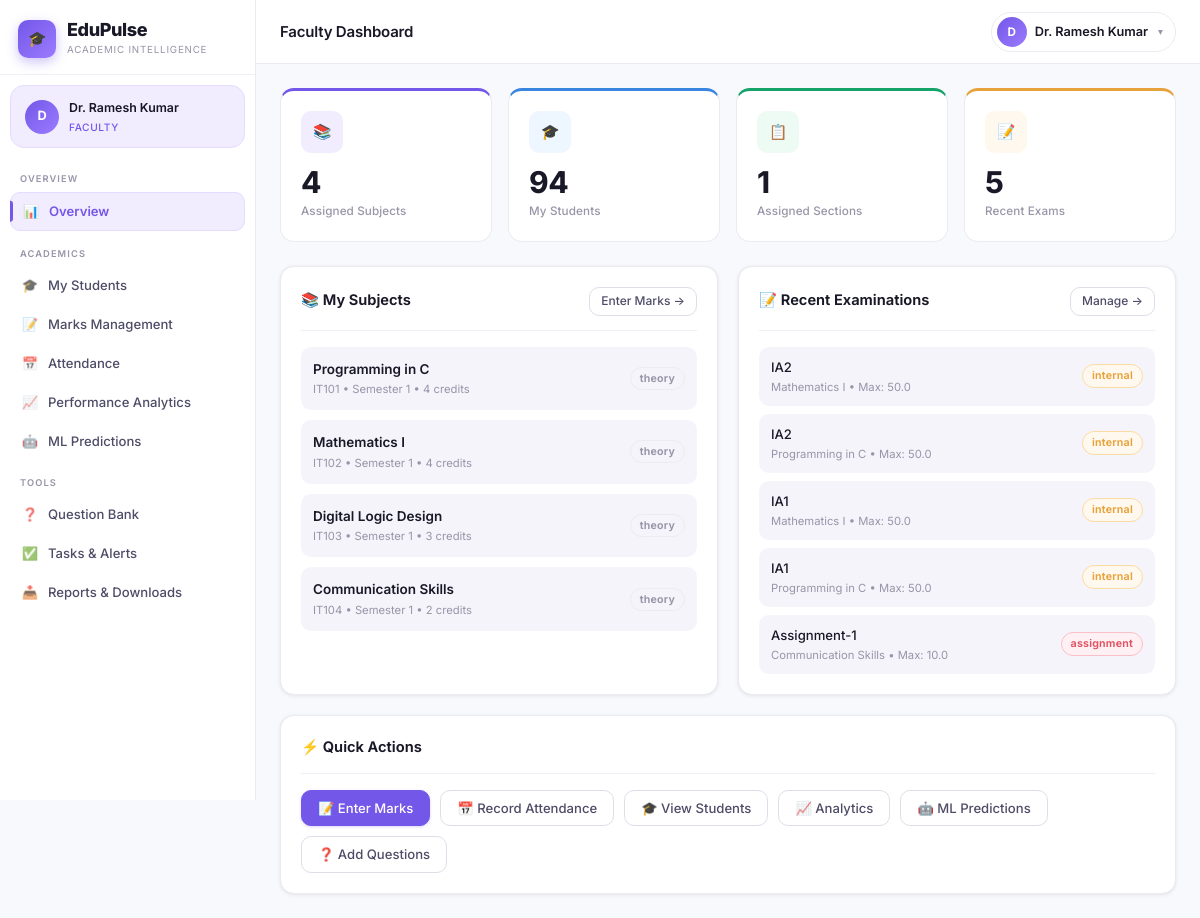
/faculty/dashboard (signed in), run on an earlier commit of the app's database.
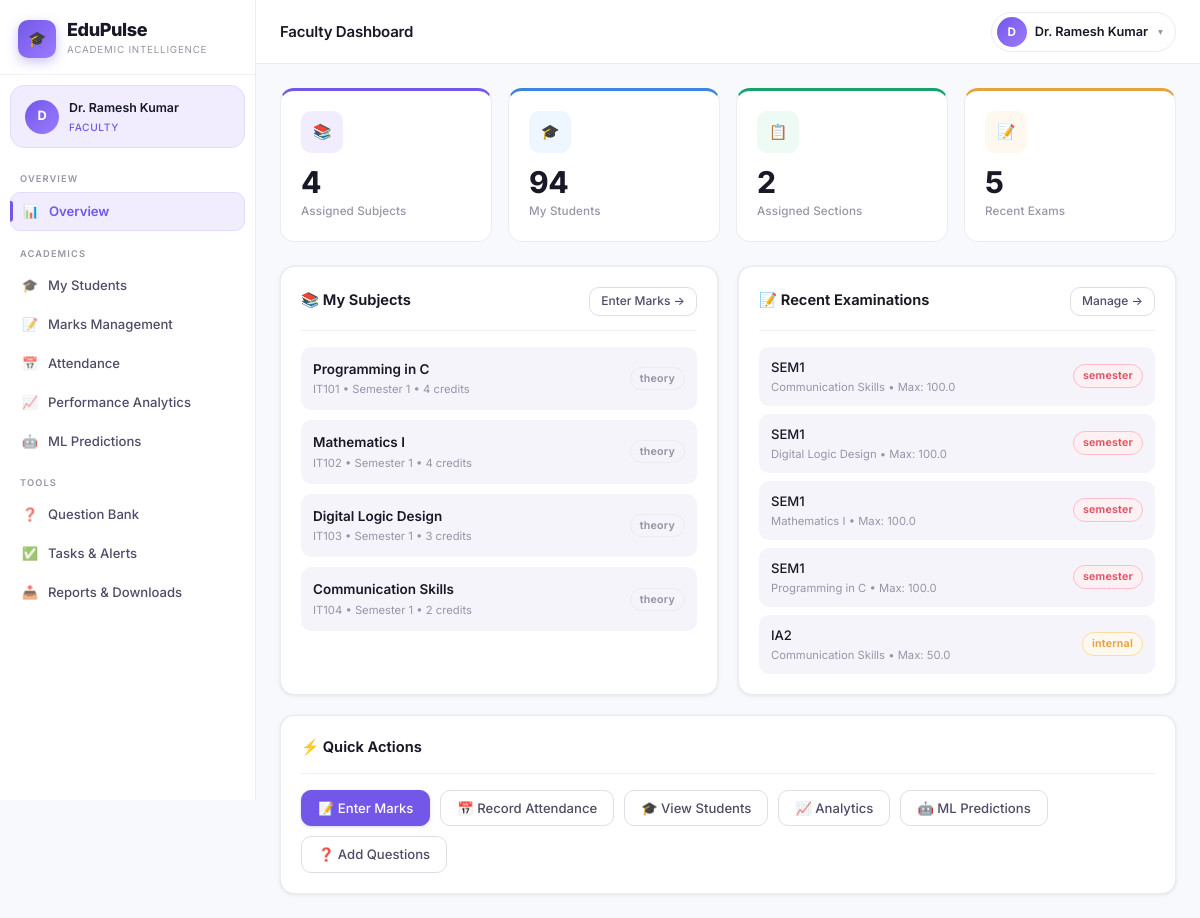
And on a later commit of the database.
### models.py (models this page shows)
class Subject(db.Model):
    __tablename__ = 'subjects'
    id = db.Column(db.Integer, primary_key=True)
    code = db.Column(db.String(20), nullable=False)
    name = db.Column(db.String(100), nullable=False)
    department_id = db.Column(db.Integer, db.ForeignKey('departments.id'), nullable=False)
    semester = db.Column(db.Integer, nullable=False)
    credits = db.Column(db.Integer, default=3)
    subject_type = db.Column(db.String(20), default='theory')  # theory, lab, project
    is_active = db.Column(db.Boolean, default=True)
    examinations = db.relationship('Examination', backref='subject', lazy=True)
    marks = db.relationship('Mark', backref='subject', lazy=True)
    attendance_records = db.relationship('AttendanceRecord', backref='subject', lazy=True)
    questions = db.relationship('Question', backref='subject', lazy=True)
    __table_args__ = (db.UniqueConstraint('code', 'department_id', 'semester', name='uq_subject_dept_sem'),)

class Examination(db.Model):
    __tablename__ = 'examinations'
    id = db.Column(db.Integer, primary_key=True)
    subject_id = db.Column(db.Integer, db.ForeignKey('subjects.id'), nullable=False)
    name = db.Column(db.String(100), nullable=False)  # e.g. "IA1", "IA2", "Semester Exam"
    exam_type = db.Column(db.String(30), nullable=False)  # 'internal', 'semester', 'assignment'
    max_marks = db.Column(db.Float, nullable=False)
    weightage = db.Column(db.Float, default=1.0)
    exam_date = db.Column(db.Date)
    semester = db.Column(db.Integer)
    academic_year_id = db.Column(db.Integer, db.ForeignKey('academic_years.id'))
    section_id = db.Column(db.Integer, db.ForeignKey('sections.id'))
    is_active = db.Column(db.Boolean, default=True)
    created_at = db.Column(db.DateTime, default=datetime.utcnow)
    academic_year = db.relationship('AcademicYear', backref='examinations')
    section = db.relationship('Section', backref='examinations')
    marks = db.relationship('Mark', backref='examination', lazy=True)

### routes/faculty.py (the view)
@faculty_bp.route('/dashboard')
@faculty_required
def dashboard():
    fac = get_current_faculty()
    if not fac:
        flash('Faculty profile not found.', 'danger')
        return redirect(url_for('auth.login'))
    sections = get_faculty_sections(fac)
    subjects = get_faculty_subjects(fac)
    students = get_faculty_students(fac)
    recent_exams = []
    if subjects:
        recent_exams = Examination.query.filter(
            Examination.subject_id.in_([s.id for s in subjects])
        ).order_by(Examination.created_at.desc()).limit(5).all()
    return render_template('faculty/dashboard.html',
                           faculty=fac,
                           sections=sections,
                           subjects=subjects,
                           student_count=len(students),
                           recent_exams=recent_exams)

### routes/faculty.py (called while the page is built)
def faculty_required(f):
    @wraps(f)
    def decorated(*args, **kwargs):
        if not current_user.is_authenticated or current_user.role != 'faculty':
            flash('Faculty access required.', 'danger')
            return redirect(url_for('auth.login'))
        return f(*args, **kwargs)
    return login_required(decorated)

def get_current_faculty():
    return Faculty.query.filter_by(user_id=current_user.id).first()

def get_faculty_sections(fac):
    assignments = FacultySubjectAssignment.query.filter_by(faculty_id=fac.id, is_active=True).all()
    section_ids = list({a.section_id for a in assignments if a.section_id})
    if section_ids:
        return Section.query.filter(Section.id.in_(section_ids), Section.is_active == True).all()
    if fac.department_id:
        return Section.query.filter_by(department_id=fac.department_id, is_active=True).all()
    return []

### templates/faculty/dashboard.html (shortened to what this page needs)
{% extends 'base.html' %}
{% from 'macros/nav.html' import faculty_nav %}
{% block page_title %}Faculty Dashboard{% endblock %}
{% block nav %}{{ faculty_nav() }}{% endblock %}
{% block content %}
<div class="stat-grid">
  <div class="stat-card purple">
    <div class="stat-icon purple">📚</div>
    <div class="stat-value">{{ subjects|length }}</div>
    <div class="stat-label">Assigned Subjects</div>
  </div>
  <div class="stat-card blue">
    <div class="stat-icon blue">🎓</div>
    <div class="stat-value">{{ student_count }}</div>
    <div class="stat-label">My Students</div>
  </div>
  <div class="stat-card green">
    <div class="stat-icon green">📋</div>
    <div class="stat-value">{{ sections|length }}</div>
    <div class="stat-label">Assigned Sections</div>
  </div>
  <div class="stat-card orange">
    <div class="stat-icon orange">📝</div>
    <div class="stat-value">{{ recent_exams|length }}</div>
    <div class="stat-label">Recent Exams</div>
  </div>
</div>
<div class="grid-2" style="gap:20px;">
  <div class="card">
    <div class="card-header">
      <div class="card-title">📚 My Subjects</div>
      <a href="{{ url_for('faculty.marks') }}" class="btn btn-secondary btn-sm">Enter Marks →</a>
    </div>
    {% if subjects %}
    <div style="display:flex; flex-direction:column; gap:10px;">
      {% for s in subjects %}
      <div style="display:flex; justify-content:space-between; align-items:center; padding:12px; background:var(--bg-surface2); border-radius:var(--radius-md);">
        <div>
          <div style="font-weight:600; color:var(--text-primary); font-size:0.9rem;">{{ s.name }}</div>
          <div class="text-xs text-muted">{{ s.code }} • Semester {{ s.semester }} • {{ s.credits }} credits</div>
        </div>
        <span class="badge {{ 'badge-purple' if s.subject_type == 'lab' else 'badge-muted' }}">{{ s.subject_type }}</span>
      </div>
      {% endfor %}
    </div>
    {% else %}
    <div class="empty-state"><div class="empty-icon">📚</div><div class="empty-title">No subjects assigned yet</div><div class="empty-text">Contact admin to assign subjects</div></div>
    {% endif %}
  </div>
  <div class="card">
    <div class="card-header">
      <div class="card-title">📝 Recent Examinations</div>
      <a href="{{ url_for('faculty.marks') }}" class="btn btn-secondary btn-sm">Manage →</a>
    </div>
    {% if recent_exams %}
    <div style="display:flex; flex-direction:column; gap:8px;">
      {% for e in recent_exams %}
      <div style="display:flex; justify-content:space-between; align-items:center; padding:10px 12px; background:var(--bg-surface2); border-radius:var(--radius-md);">
        <div>
          <div style="font-weight:500; color:var(--text-primary); font-size:0.875rem;">{{ e.name }}</div>
          <div class="text-xs text-muted">{{ e.subject.name if e.subject else '—' }} • Max: {{ e.max_marks }}</div>
        </div>
        <span class="badge {{ 'badge-warning' if e.exam_type == 'internal' else 'badge-danger' }}">{{ e.exam_type }}</span>
      </div>
      {% endfor %}
    </div>
    {% else %}
    <div class="empty-state"><div class="empty-icon">📝</div><div class="empty-title">No examinations created</div><a href="{{ url_for('faculty.marks') }}" class="btn btn-primary btn-sm mt-3">Create Exam</a></div>
    {% endif %}
  </div>
</div>
<div class="card" style="margin-top:20px;">
  <div class="card-header"><div class="card-title">⚡ Quick Actions</div></div>
  <div style="display:flex; flex-wrap:wrap; gap:10px;">
    <a href="{{ url_for('faculty.marks') }}" class="btn btn-primary">📝 Enter Marks</a>
    <a href="{{ url_for('faculty.attendance') }}" class="btn btn-secondary">📅 Record Attendance</a>
    <a href="{{ url_for('faculty.my_students') }}" class="btn btn-secondary">🎓 View Students</a>
    <a href="{{ url_for('faculty.analytics') }}" class="btn btn-secondary">📈 Analytics</a>
    <a href="{{ url_for('faculty.predictions') }}" class="btn btn-secondary">🤖 ML Predictions</a>
    <a href="{{ url_for('faculty.questions') }}" class="btn btn-secondary">❓ Add Questions</a>
  </div>
</div>
{% endblock %}

What changed in the data, as far as the page shows it:
no longer on this page (row unchanged): Examination: name "IA2", subject "Mathematics I", max_marks "50.0", exam_type "internal"
no longer on this page (row unchanged): Examination: name "IA2", subject "Programming in C", max_marks "50.0", exam_type "internal"
no longer on this page (row unchanged): Examination: name "IA1", subject "Mathematics I", max_marks "50.0", exam_type "internal"
no longer on this page (row unchanged): Examination: name "IA1", subject "Programming in C", max_marks "50.0", exam_type "internal"
no longer on this page (row unchanged): Examination: name "Assignment-1", subject "Communication Skills", max_marks "10.0", exam_type "assignment"
added Examination: name "SEM1", subject "Communication Skills", max_marks "100.0", exam_type "semester"
added Examination: name "SEM1", subject "Digital Logic Design", max_marks "100.0", exam_type "semester"
added Examination: name "SEM1", subject "Mathematics I", max_marks "100.0", exam_type "semester"
added Examination: name "SEM1", subject "Programming in C", max_marks "100.0", exam_type "semester"
added Examination: name "IA2", subject "Communication Skills", max_marks "50.0", exam_type "internal"
Also different on the page:
{{ sections|length }}: "1" → "2"
